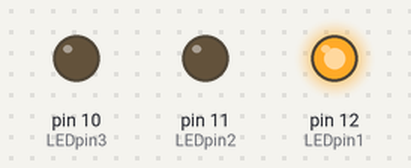
The sketch below on a simulated Arduino Uno, built with avr-gcc and run on an emulated ATmega328P. Shown: output pins drawn as LEDs (lit = HIGH).

Above: at 0.2 s.
At 4.95 s:
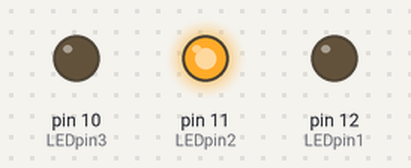
At 7.27 s:
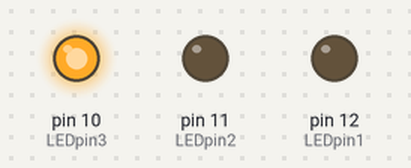
At 9.4 s:
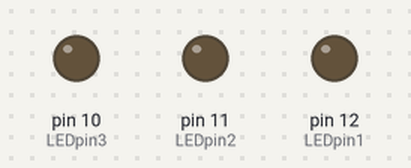
Timing chart, 0 to 13.0 s (numbered marks = the images above):
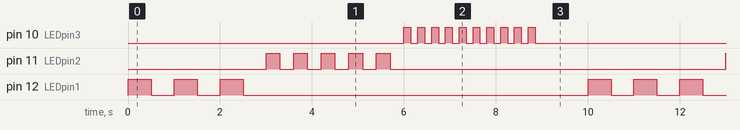

The sketch:

triple-blink-code.ino
```cpp
/*the first LED blink 3 times with a delay of 750.
  The second LED blink 5 times with a delay of 500.
  The third LED blink 10 times with a delay of 250.
  Then wait 1 seconds before repeating.
  */

int LEDpin1 = 12;  //Where the LED is connected
int LEDpin2 = 11;  //Where the LED is connected
int LEDpin3 = 10;  //Where the LED is connected
int blinkDelay1 = 500;  //delay in milliseconds
int blinkDelay2 = 300;  //delay in milliseconds
int blinkDelay3 = 150;  //delay in milliseconds
int Delay1second = 1000;  //delay in milliseconds

void setup(){
  pinMode(LEDpin1, OUTPUT);  //sets the pin to OUTPUT
  pinMode(LEDpin2, OUTPUT);  //sets the pin to OUTPUT
  pinMode(LEDpin3, OUTPUT);  //sets the pin to OUTPUT
}

void loop(){

  digitalWrite(LEDpin1, HIGH);  //turns on the LED
  delay(blinkDelay1);  // wait for 500 millisecond
  digitalWrite(LEDpin1, LOW);  //turns off the LED
  delay(blinkDelay1);  // wait for 500 millisecond
  digitalWrite(LEDpin1, HIGH);  //turns on the LED
  delay(blinkDelay1);  // wait for 500 millisecond
  digitalWrite(LEDpin1, LOW);  //turns off the LED
  delay(blinkDelay1);  // wait for 500 millisecond
  digitalWrite(LEDpin1, HIGH);  //turns on the LED
  delay(blinkDelay1);  // wait for 500 millisecond
  digitalWrite(LEDpin1, LOW);  //turns off the LED
  delay(blinkDelay1);  // wait for 500 millisecond

  digitalWrite(LEDpin2, HIGH);  //turns on the LED
  delay(blinkDelay2);  // wait for 300 millisecond
  digitalWrite(LEDpin2, LOW);  //turns off the LED
  delay(blinkDelay2);  // wait for 300 millisecond
  digitalWrite(LEDpin2, HIGH);  //turns on the LED
  delay(blinkDelay2);  // wait for 300 millisecond
  digitalWrite(LEDpin2, LOW);  //turns off the LED
  delay(blinkDelay2);  // wait for 300 millisecond
  digitalWrite(LEDpin2, HIGH);  //turns on the LED
  delay(blinkDelay2);  // wait for 300 millisecond
  digitalWrite(LEDpin2, LOW);  //turns off the LED
  delay(blinkDelay2);  // wait for 300 millisecond
  digitalWrite(LEDpin2, HIGH);  //turns on the LED
  delay(blinkDelay2);  // wait for 300 millisecond
  digitalWrite(LEDpin2, LOW);  //turns off the LED
  delay(blinkDelay2);  // wait for 300 millisecond
  digitalWrite(LEDpin2, HIGH);  //turns on the LED
  delay(blinkDelay2);  // wait for 300 millisecond
  digitalWrite(LEDpin2, LOW);  //turns off the LED
  delay(blinkDelay2);  // wait for 300 millisecond

  digitalWrite(LEDpin3, HIGH);  //turns on the LED
  delay(blinkDelay3);  // wait for 150 millisecond
  digitalWrite(LEDpin3, LOW);  //turns off the LED
  delay(blinkDelay3);  // wait for 150 millisecond
  digitalWrite(LEDpin3, HIGH);  //turns on the LED
  delay(blinkDelay3);  // wait for 150 millisecond
  digitalWrite(LEDpin3, LOW);  //turns off the LED
  delay(blinkDelay3);  // wait for 150 millisecond
  digitalWrite(LEDpin3, HIGH);  //turns on the LED
  delay(blinkDelay3);  // wait for 150 millisecond
  digitalWrite(LEDpin3, LOW);  //turns off the LED
  delay(blinkDelay3);  // wait for 150 millisecond
  digitalWrite(LEDpin3, HIGH);  //turns on the LED
  delay(blinkDelay3);  // wait for 150 millisecond
  digitalWrite(LEDpin3, LOW);  //turns off the LED
  delay(blinkDelay3);  // wait for 150 millisecond
  digitalWrite(LEDpin3, HIGH);  //turns on the LED
  delay(blinkDelay3);  // wait for 150 millisecond
  digitalWrite(LEDpin3, LOW);  //turns off the LED
  delay(blinkDelay3);  // wait for 150 millisecond
  digitalWrite(LEDpin3, HIGH);  //turns on the LED
  delay(blinkDelay3);  // wait for 150 millisecond
  digitalWrite(LEDpin3, LOW);  //turns off the LED
  delay(blinkDelay3);  // wait for 150 millisecond
  digitalWrite(LEDpin3, HIGH);  //turns on the LED
  delay(blinkDelay3);  // wait for 150 millisecond
  digitalWrite(LEDpin3, LOW);  //turns off the LED
  delay(blinkDelay3);  // wait for 150 millisecond
  digitalWrite(LEDpin3, HIGH);  //turns on the LED
  delay(blinkDelay3);  // wait for 150 millisecond
  digitalWrite(LEDpin3, LOW);  //turns off the LED
  delay(blinkDelay3);  // wait for 150 millisecond
  digitalWrite(LEDpin3, HIGH);  //turns on the LED
  delay(blinkDelay3);  // wait for 150 millisecond
  digitalWrite(LEDpin3, LOW);  //turns off the LED
  delay(blinkDelay3);  // wait for 150 millisecond
  digitalWrite(LEDpin3, HIGH);  //turns on the LED
  delay(blinkDelay3);  // wait for 150 millisecond
  digitalWrite(LEDpin3, LOW);  //turns off the LED
  delay(blinkDelay3);  // wait for 150 millisecond

  delay(Delay1second);  //pause for one second before repeating
}
```

Measured:
- by itself, pin 10 (LEDpin3): repeats every 10.0 s: 9 × (LOW 0.15 s, HIGH 0.15 s), LOW 7.2 s, HIGH 0.15 s
- by itself, pin 11 (LEDpin2): repeats every 10.0 s: 4 × (LOW 0.30 s, HIGH 0.30 s), LOW 7.3 s, HIGH 0.30 s
- by itself, pin 12 (LEDpin1): repeats every 10.0 s: 2 × (LOW 0.50 s, HIGH 0.50 s), LOW 7.5 s, HIGH 0.50 s
